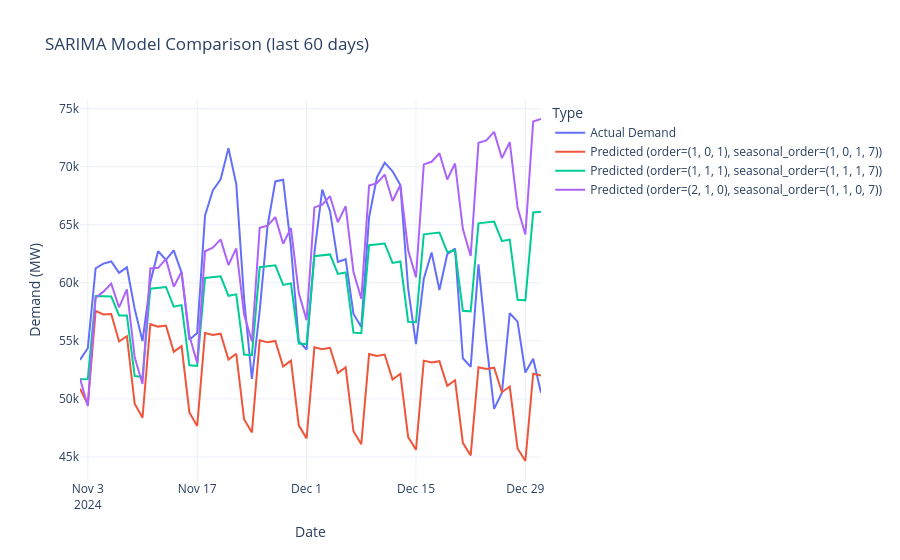

Notebook code cell kept with this figure:
### Code cell
# Combine actual and both predictions
plot_df = pd.DataFrame({"Date": test.index, "Actual Demand": test.values})
for res in results_list:
    label = f"Predicted ({res['config']})"
    plot_df[label] = res["predicted"].values

# Melt for plotly

plot_df_melted = plot_df.melt(id_vars="Date", var_name="Type", value_name="Demand (MW)")

fig = px.line(plot_df_melted, x="Date", y="Demand (MW)", color="Type", title="SARIMA Model Comparison (last 60 days)",)
fig.update_layout(template="plotly_white")

fig.show()
